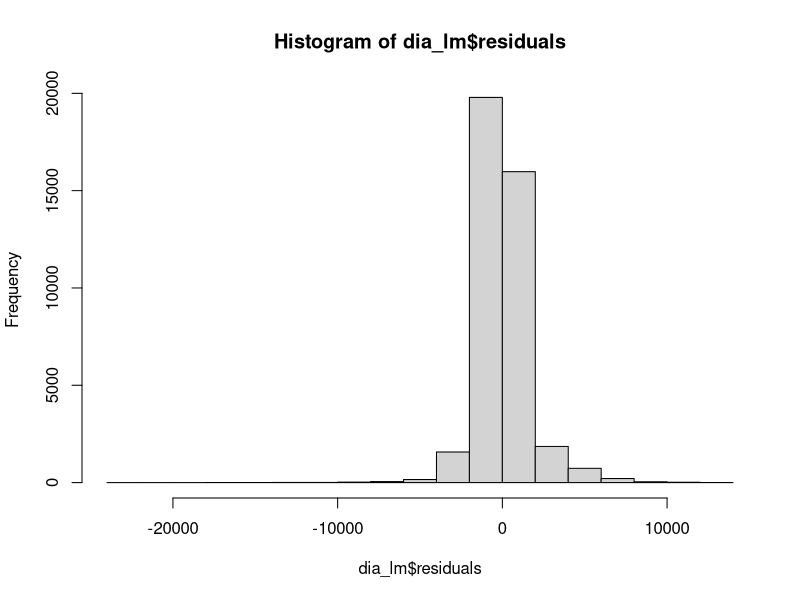
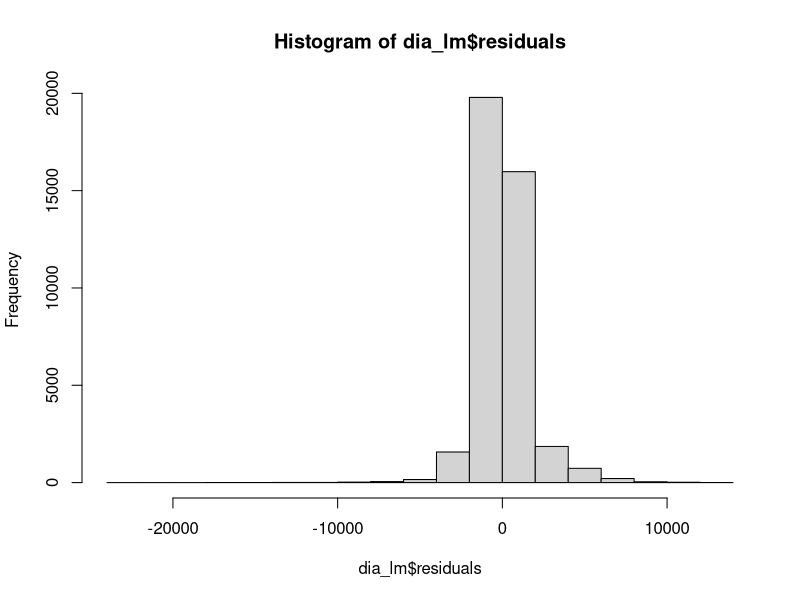

These charts were generated, in order, by the following R code:
## ---- chunk 1
knitr::opts_chunk$set(echo = TRUE)
## ---- chunk 2
library(caret)
data("diamonds")
head(diamonds)
datadia<-diamonds
remove(diamonds)
## ---- chunk 3
datadia1<-datadia[,c(-2,-3,-4)]
diacor<-cor(datadia1)
diacor
## ---- chunk 4
findLinearCombos(datadia1)
## ---- chunk 5
set.seed(564738)
dia_sv<-createDataPartition(datadia1$price, p=0.75, list = FALSE)
dia_train<-datadia1[dia_sv,]
dia_test<-datadia1[-dia_sv,]
## ---- chunk 6
dia_lm<-lm(dia_train$price ~ . , data = dia_train)
summary(dia_lm)
## ---- chunk 7
summary(dia_lm$residuals)
hist(dia_lm$residuals)
## ---- chunk 8
dia_lm2<-lm(dia_train$price ~ . -z, data = dia_train)
summary(dia_lm2)
## ---- chunk 9
anova(dia_lm2,dia_lm, test="Chisq")
## ---- chunk 10
dia_p<-predict(dia_lm2,dia_test)
summary(datadia1$price)
summary(dia_train$price)
summary(dia_test$price)
summary(dia_p)
## ---- chunk 11
set.seed(564738)
dia_sv1<-createDataPartition(datadia$price, p=0.75, list = FALSE)
dia_train1<-datadia[dia_sv1,]
dia_test1<-datadia[-dia_sv1,]
dia_lm4<-lm(dia_train1$price ~ ., data = dia_train1)
summary(dia_lm4)
dia_lm5<-lm(dia_train1$price ~ . -clarity^6, data = dia_train1)
summary(dia_lm5)
dia_lm6<-lm(dia_train1$price ~ . -clarity^6-z, data = dia_train1)
summary(dia_lm6)
dia_lm7<-lm(dia_train1$price ~ . -clarity^6-z-y, data = dia_train1)
summary(dia_lm7)
## ---- chunk 12
dia_p1<-predict(dia_lm7,dia_test1)
summary(datadia$price)
summary(dia_train$price)
summary(dia_test$price)
summary(dia_p1)
## ---- chunk 13
data("Sacramento")
head(Sacramento)
datasac<-Sacramento
remove(Sacramento)
## ---- chunk 14
datasac1<-datasac[,c(-1,-2,-6)]
saccor<-cor(datasac1)
saccor
## ---- chunk 15
findLinearCombos(datasac1)
## ---- chunk 16
set.seed(564738)
sac_sv<-createDataPartition(datasac1$price, p=0.75, list = FALSE)
sac_train<-datasac1[sac_sv,]
sac_test<-datasac1[-sac_sv,]
## ---- chunk 17
sac_lm<-lm(price ~ . , data = sac_train)
summary(sac_lm)
summary(dia_lm$residuals)
hist(dia_lm$residuals)
## ---- chunk 18
sac_lm2<-lm(price ~ . -baths, data = sac_train)
summary(sac_lm2)
sac_lm3<-lm(price ~ . -baths-latitude, data = sac_train)
summary(sac_lm3)
## ---- chunk 19
anova(sac_lm3,sac_lm,test="Chisq")
## ---- chunk 20
sac_p<-predict(sac_lm3,sac_test)
summary(datasac1$price)
summary(sac_train$price)
summary(sac_test$price)
summary(sac_p)
## ---- chunk 21
set.seed(564738)
sac_sv1<-createDataPartition(datasac$price, p=0.75, list = FALSE)
sac_train1<-datasac[sac_sv1,]
sac_test1<-datasac[-sac_sv1,]
sac_lm4<-lm(price ~ . , data = sac_train1)
summary(sac_lm4)
sac_lm5<-lm(price ~ . -latitude, data = sac_train1)
summary(sac_lm5)
sac_lm6<-lm(price ~ . -latitude-longitude, data = sac_train1)
summary(sac_lm6)
sac_lm7<-lm(price ~ . -latitude-longitude-baths, data = sac_train1)
summary(sac_lm7)
## ---- chunk 22
#sac_p1<-predict(sac_lm7,sac_test1)
#summary(datasac$price)
#summary(sac_train1$price)
#summary(sac_test1$price)
#summary(sac_p1)
